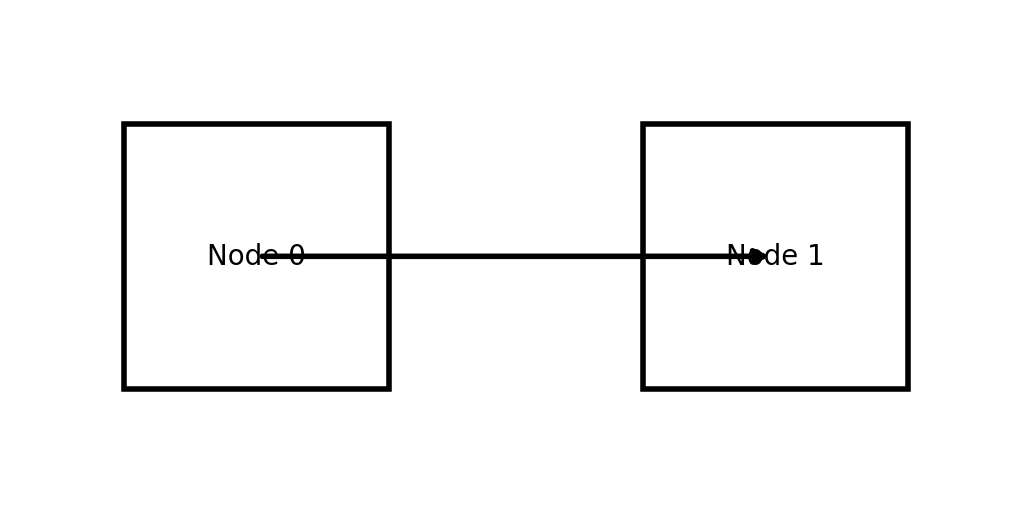

Generate this figure with Python:
import matplotlib.pyplot as plt
from matplotlib.patches import Rectangle


def main():
    fig, ax = plt.subplots()

    ax.add_patch(Rectangle((50, 124), 76, 76, fill=False, linewidth=2))
    ax.text(50 + 76 / 2, 124 + 76 / 2, "Node 0", ha="center", va="center")
    ax.add_patch(Rectangle((199, 124), 76, 76, fill=False, linewidth=2))
    ax.text(199 + 76 / 2, 124 + 76 / 2, "Node 1", ha="center", va="center")

    # edge 0->1
    na = next(
        n
        for n in [{"id": 0, "bbox": [50, 124, 76, 76]}, {"id": 1, "bbox": [199, 124, 76, 76]}]
        if n["id"] == 0
    )
    nb = next(
        n
        for n in [{"id": 0, "bbox": [50, 124, 76, 76]}, {"id": 1, "bbox": [199, 124, 76, 76]}]
        if n["id"] == 1
    )
    ax_a, ay_a, aw_a, ah_a = na["bbox"]
    ax_b, ay_b, aw_b, ah_b = nb["bbox"]
    x1, y1 = ax_a + aw_a / 2, ay_a + ah_a / 2
    x2, y2 = ax_b + aw_b / 2, ay_b + ah_b / 2
    ax.annotate("", xy=(x2, y2), xytext=(x1, y1), arrowprops=dict(arrowstyle="->", lw=2))

    ax.set_aspect("equal")
    ax.set_xlim(20, 305)
    ax.set_ylim(230, 94)  # invert y to match image coords
    ax.axis("off")
    fig.savefig("outputs/render_graph.png", dpi=200, bbox_inches="tight")
    print("✅ Wrote: outputs/render_graph.png")


if __name__ == "__main__":
    main()
